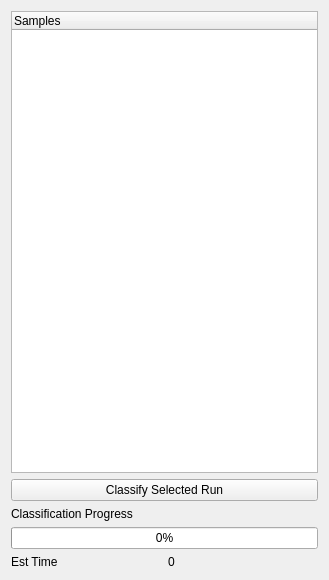
<?xml version="1.0" encoding="UTF-8"?>
<ui version="4.0">
 <class>Form</class>
 <widget class="QWidget" name="Form">
  <property name="geometry">
   <rect>
    <x>0</x>
    <y>0</y>
    <width>329</width>
    <height>580</height>
   </rect>
  </property>
  <property name="windowTitle">
   <string>Form</string>
  </property>
  <layout class="QGridLayout" name="gridLayout">
   <item row="4" column="0">
    <widget class="QLabel" name="label_30">
     <property name="text">
      <string>Est Time</string>
     </property>
    </widget>
   </item>
   <item row="2" column="0" colspan="2">
    <widget class="QLabel" name="label_31">
     <property name="text">
      <string>Classification Progress</string>
     </property>
    </widget>
   </item>
   <item row="4" column="1">
    <widget class="QLabel" name="label_32">
     <property name="text">
      <string>0</string>
     </property>
    </widget>
   </item>
   <item row="0" column="0" colspan="2">
    <widget class="RunTree" name="runTree">
     <property name="minimumSize">
      <size>
       <width>0</width>
       <height>0</height>
      </size>
     </property>
     <property name="font">
      <font>
       <stylestrategy>PreferDefault</stylestrategy>
      </font>
     </property>
     <property name="sizeAdjustPolicy">
      <enum>QAbstractScrollArea::AdjustToContents</enum>
     </property>
     <property name="alternatingRowColors">
      <bool>false</bool>
     </property>
     <property name="selectionMode">
      <enum>QAbstractItemView::SingleSelection</enum>
     </property>
     <property name="wordWrap">
      <bool>true</bool>
     </property>
     <column>
      <property name="text">
       <string>Samples</string>
      </property>
     </column>
    </widget>
   </item>
   <item row="3" column="0" colspan="2">
    <widget class="QProgressBar" name="progressBar">
     <property name="toolTip">
      <string/>
     </property>
     <property name="value">
      <number>0</number>
     </property>
    </widget>
   </item>
   <item row="1" column="0" colspan="2">
    <widget class="QPushButton" name="pushButton">
     <property name="toolTip">
      <string>Run the MARCO model on the currently selected run. MARCO has been trained on visible light images and will only run on runs photographed using standard visible light imaging.
</string>
     </property>
     <property name="text">
      <string>Classify Selected Run</string>
     </property>
    </widget>
   </item>
  </layout>
 </widget>
 <customwidgets>
  <customwidget>
   <class>RunTree</class>
   <extends>QTreeWidget</extends>
   <header>polo/widgets/run_tree</header>
  </customwidget>
 </customwidgets>
 <resources/>
 <connections/>
</ui>
